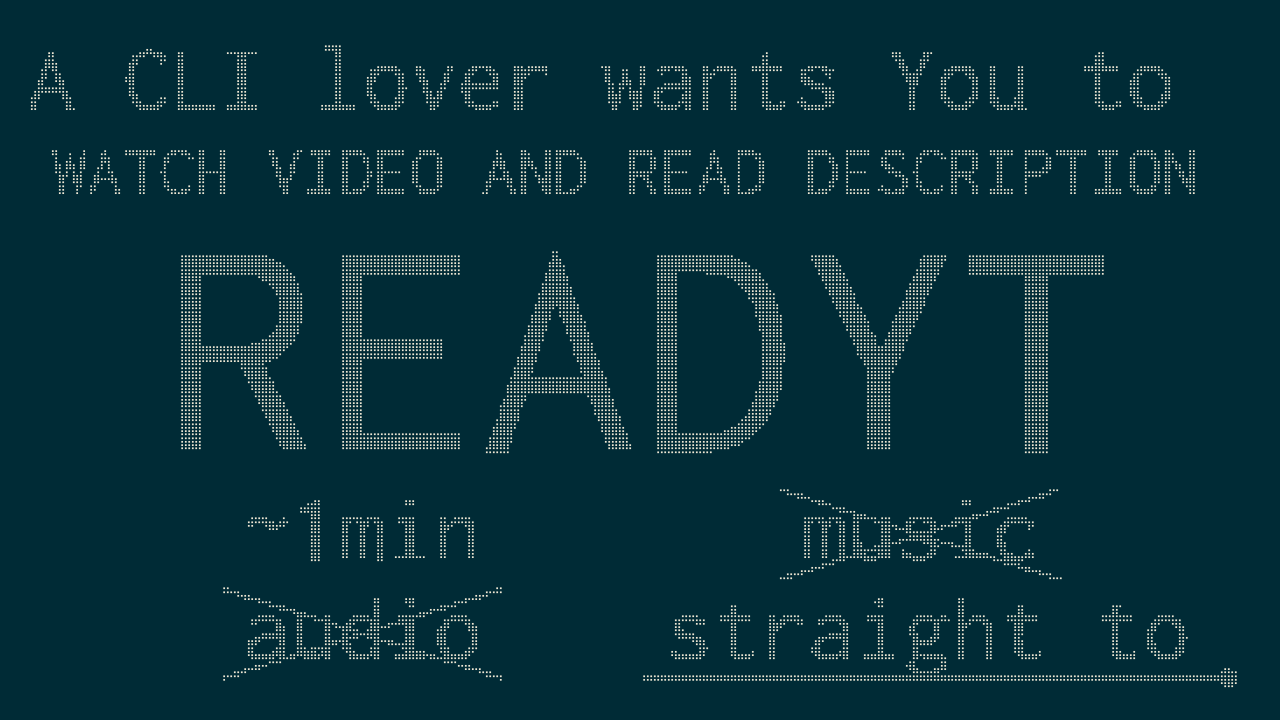

Recreate this plot in Python.
#!/usr/bin/env python

import os
import time
from random import random

from drawille import Canvas
from PIL import Image, ImageDraw, ImageFont

# https://github.com/python-pillow/Pillow/issues/370
# https://github.com/python-pillow/Pillow/pull/682
FONTPATH = '/usr/share/fonts/inconsolata/Inconsolata.otf'
FONT = ImageFont.truetype(FONTPATH, size=320)
FONT2 = ImageFont.truetype(FONTPATH, size=96)
FONT3 = ImageFont.truetype(FONTPATH, size=72)

IM_W = 1280
IM_H = 720

# Not portable and may require
# $ export COLUMNS LINES
TERM_W = int(os.environ.get('COLUMNS', 80))
TERM_H = int(os.environ.get('LINES', 24))

# 2x4 dots of Braille patterns
CANVAS_W = TERM_W * 2
CANVAS_H = TERM_H * 4

STEP_X = CANVAS_W / TERM_W
STEP_Y = CANVAS_H / TERM_H


def clear(draw):

  draw.rectangle((0, 0, IM_W, IM_H), fill='#000')


def text_READ(draw, x, y):

  clear(draw)
  draw.text((x, y), 'READ', fill='#fff', font=FONT)


def update(im, delay=0.1):

  im = im.resize((CANVAS_W, CANVAS_H))
  canvas = Canvas()
  any(canvas.set(i % CANVAS_W, i // CANVAS_W)
      for i, px in enumerate(im.tobytes()) if px)
  print(canvas.frame(0, 0, CANVAS_W, CANVAS_H), end='')
  time.sleep(delay)


def main():

  im = Image.new('L', (IM_W, IM_H), '#000')
  draw = ImageDraw.Draw(im)
  C_W, C_H = draw.textsize('X', font=FONT)
  C2_W, C2_H = draw.textsize('X', font=FONT2)

  M = 2
  STEPS = int((C_H + (IM_H - C_H) / 2) / STEP_Y / M)
  for i in range(STEPS):
    X_jitter = 5 * STEP_X * random() - 2.5
    y = int(i * STEP_Y * M - C_H)
    text_READ(draw, (IM_W - C_W * 4) // 2 + X_jitter, y)
    update(im)

  M = C2_W / 2
  STEPS = int((IM_W - 0.5 * C2_W) / M / STEP_X) * 2
  Y = (IM_H - C_H) / 2
  for i in range(STEPS):
    X_jitter = 5 * STEP_X * random() - 2.5
    Y_jitter = 5 * STEP_Y * random() - 2.5
    x = (IM_W - 4 * C_W - 2 * C_W * i / STEPS) // 2 + X_jitter
    text_READ(draw, x, Y + Y_jitter)
    P = (IM_W - i * M * STEP_X // 2, Y - (C2_H * 1.5))
    TEXT = 'A CLI lover wants You to'
    draw.text(P, TEXT, fill='#fff', font=FONT2)
    update(im, 0.125)

  M = 50
  STEPS = 10
  for i in range(STEPS):
    F = ImageFont.truetype(FONTPATH, size=320 + M * (STEPS - i))
    CF_W, CF_H = draw.textsize('YT', font=F)
    clear(draw)
    X_jitter = 10 * STEP_X * random() - 5
    Y_jitter = 10 * STEP_Y * random() - 5
    text_READ(draw, (IM_W - 6 * C_W) // 2 + X_jitter, Y + Y_jitter)
    P = (IM_W // 2 + 2 * C_W - CF_W // 2, (IM_H - CF_H) // 2)
    draw.text(P, 'YT', fill='#fff', font=F)
    TEXT = 'A CLI lover wants You to'
    draw.text((0.5 * C2_W, Y - (C2_H * 1.5)), TEXT, fill='#fff', font=FONT2)
    update(im)

  clear(draw)
  draw.text(((IM_W - 6 * C_W) // 2, Y), 'READYT', fill='#fff', font=FONT)
  TEXT = 'A CLI lover wants You to'
  draw.text((0.5 * C2_W, Y - (C2_H * 1.5)), TEXT, fill='#fff', font=FONT2)
  update(im, 1.0)

  draw.text((240, 480), '~1min', fill='#fff', font=FONT2)
  update(im, 1.0)
  draw.text((800, 480), 'music', fill='#fff', font=FONT2)
  update(im, 1.0)
  draw.text((240, 580), 'audio', fill='#fff', font=FONT2)
  update(im, 1.0)

  START = 640
  END = 1220
  TEXT = 'straight to'
  STEPS = len(TEXT)
  draw.ellipse((1220, 670, 1240, 690), fill='#fff')
  update(im, 1.0)
  for i in range(STEPS + 1):
    draw.text((START + C2_W / 2, 580), TEXT[:i], fill='#fff', font=FONT2)
    P = (START, 680, START + i * (END - START) / STEPS, 680)
    draw.line(P, fill='#fff', width=5)
    update(im)
  update(im, 1.0)

  draw.text((C2_W, Y - (C2_H * 0.5)), 'WATCH', fill='#fff', font=FONT3)
  draw.line((780, 490, 1060, 580), fill='#fff', width=5)
  update(im, 0.5)
  TEXT = 'WATCH VIDEO'
  draw.text((C2_W, Y - (C2_H * 0.5)), TEXT, fill='#fff', font=FONT3)
  draw.line((1060, 490, 780, 580), fill='#fff', width=5)
  update(im, 1.0)

  TEXT = 'WATCH VIDEO AND'
  draw.text((C2_W, Y - (C2_H * 0.5)), TEXT, fill='#fff', font=FONT3)
  update(im, 1.0)

  TEXT = 'WATCH VIDEO AND READ'
  draw.text((C2_W, Y - (C2_H * 0.5)), TEXT, fill='#fff', font=FONT3)
  draw.line((220, 590, 500, 680), fill='#fff', width=5)
  update(im, 0.5)
  TEXT = 'WATCH VIDEO AND READ DESCRIPTION'
  draw.text((C2_W, Y - (C2_H * 0.5)), TEXT, fill='#fff', font=FONT3)
  draw.line((500, 590, 220, 680), fill='#fff', width=5)
  update(im, 1.0)


if __name__ == '__main__':
  main()
